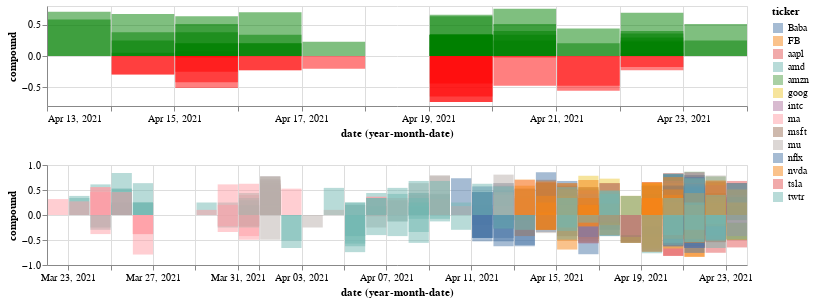

Write notebook code for a chart like this one.
### Code cell
import altair as alt

alt.data_transformers.disable_max_rows()


ticker=alt.binding_select(options=list(list(parsed_and_scored_news.ticker.unique())))
selection =alt.selection_single(fields=['ticker'], bind=ticker , name='ticker', init={"ticker":'nvda'})

brush_sel = alt.selection(type='interval', encodings=['x']) #opret areal markering

bottom=alt.Chart(parsed_and_scored_news).mark_bar(opacity=0.5).encode(
    alt.Y('compound:Q', stack=None),
    x='yearmonthdate(date):T',
    tooltip='ticker:N',
    color='ticker:N'

).properties(width=700,height=100).add_selection(
    brush_sel,
    
    
)

upper=bottom.mark_bar(opacity=0.5).encode(
    #alt.Y('compound:Q', stack=None),
    color=alt.condition(
        alt.datum.compound > 0, 
        alt.value('green'),
        alt.value('red'),
    #opacity = alt.condition(single_click, alt.value(1), alt.value(0.05)),
    
    ),
    tooltip='ticker:N',
).properties(width=700,height=100).transform_filter(
    brush_sel,

).transform_filter(

    selection
).add_selection(
    selection,
 
    
)

alt.vconcat(upper,bottom)

### Figure 1 — Vega-Lite specification as saved in the notebook (floating-point values rounded to 4 significant figures; data arrays with more than 128 entries replaced by an {"elided": "..."} marker saying what was removed)
{"config": {"view": {"continuousWidth": 400, "continuousHeight": 300}}, "vconcat": [{"mark": {"type": "bar", "opacity": 0.5}, "encoding": {"color": {"condition": {"value": "green", "test": "(datum.compound > 0)"}, "value": "red"}, "tooltip": {"type": "nominal", "field": "ticker"}, "x": {"type": "temporal", "field": "date", "timeUnit": "yearmonthdate"}, "y": {"type": "quantitative", "field": "compound", "stack": null}}, "height": 100, "selection": {"selector005": {"type": "interval", "encodings": ["x"]}, "ticker": {"type": "single", "fields": ["ticker"], "bind": {"input": "select", "options": ["tsla", "FB", "Baba", "amzn", "amd", "aapl", "goog", "intc", "ma", "mu", "msft", "nflx", "nvda", "twtr"]}, "init": {"ticker": "nvda"}}}, "transform": [{"filter": {"selection": "selector005"}}, {"filter": {"selection": "ticker"}}], "width": 700}, {"mark": {"type": "bar", "opacity": 0.5}, "encoding": {"color": {"type": "nominal", "field": "ticker"}, "tooltip": {"type": "nominal", "field": "ticker"}, "x": {"type": "temporal", "field": "date", "timeUnit": "yearmonthdate"}, "y": {"type": "quantitative", "field": "compound", "stack": null}}, "height": 100, "selection": {"selector005": {"type": "interval", "encodings": ["x"]}}, "width": 700}], "data": {"name": "data-8e3ddafe4d09c6ac75b8ba816ea3f836"}, "$schema": "https://vega.github.io/schema/vega-lite/v4.8.1.json", "datasets": {"data-8e3ddafe4d09c6ac75b8ba816ea3f836": {"elided": "1400 records"}}}
